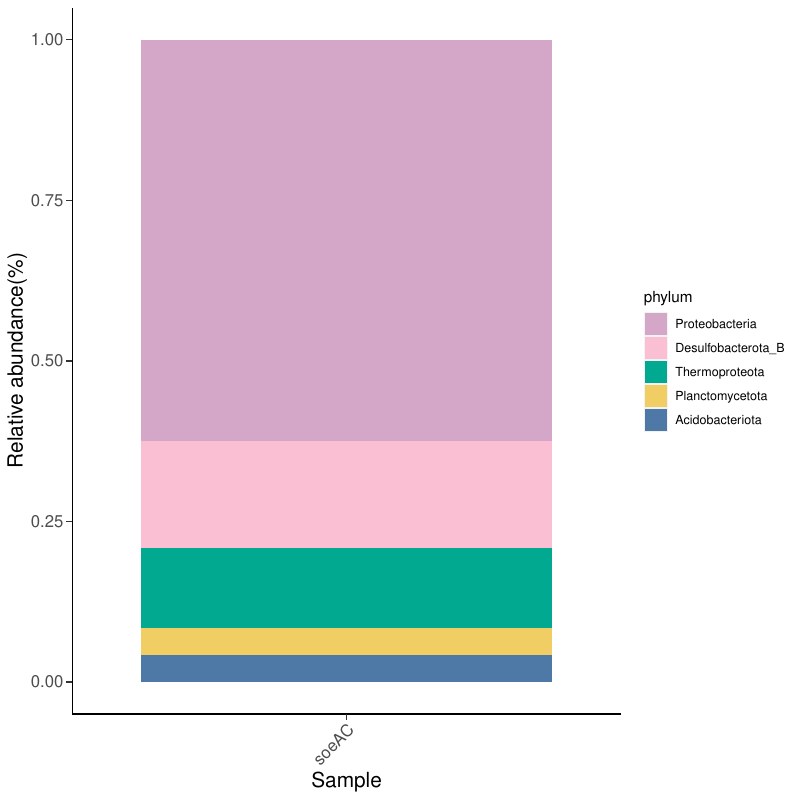

This figure's R source:
library(ggplot2)
data <- read.csv("soeAC.csv", header = T, check.names = F)
data$phylum <- factor(data$phylum,levels = c("Proteobacteria","Desulfobacterota_B","Thermoproteota","Planctomycetota","Acidobacteriota"))
mycol <- c("#d4a6c8","#fabfd2","#00a98f","#f1ce63","#4e79a7")
p <- ggplot(data, aes(x=gene, y=num, fill=phylum)) + geom_bar(stat = "identity",position ="fill") + scale_fill_manual(values=mycol) + labs(x = "Sample" , y = "Relative abundance(%)") + theme(axis.title=element_text(size=15),axis.text.x = element_text(angle=45, hjust = 1, vjust = 1 ,size = 12),axis.text.y = element_text(size = 12),axis.ticks.length=unit(0.15,"cm") ,panel.background = element_blank(),axis.line = element_line(color = "black"))
ggsave("soeAC.pdf",p,width = 8,height = 8)